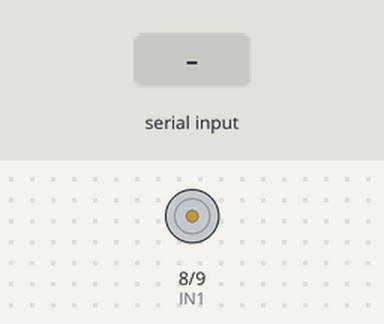
Bench run of a sketch on a simulated Arduino Uno, built with avr-gcc and run on an emulated ATmega328P. Parts: motor-driver pin pairs drawn as motors (green arrow = first pin HIGH = forward, orange = second pin HIGH = backward, longer = more drive, scaled by the enable pin). Inputs (shaded band) come from the test bench.

Above: at 1.2 s.
1.3 s: "90,45\n" received over Serial
2.8 s: "30,150\n" received over Serial
4.3 s: "90\n" received over Serial
5.8 s: "D90\n" received over Serial
7.3 s: "5\n" received over Serial
At 8.3 s:
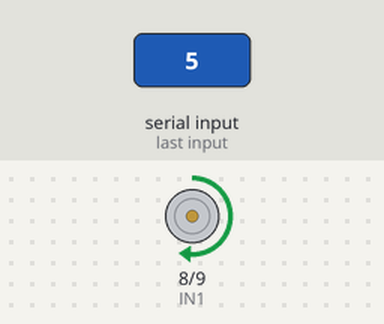
8.8 s: "200\n" received over Serial
At 9.5 s:
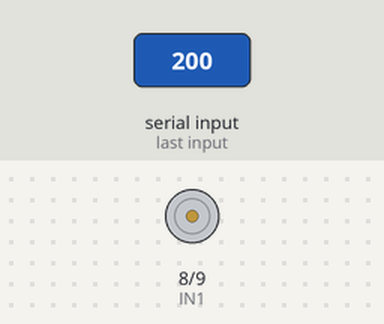
Timing chart, 0 to 11.3 s (numbered marks = the images above; inputs shaded):
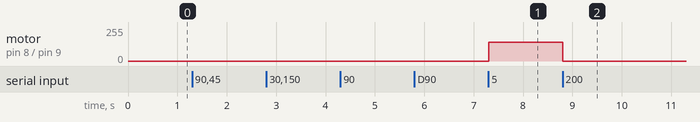

The sketch:

Punto3_L298.ino
```cpp
// Definición de pines
#define IN1 8
#define IN2 9
#define ENA 10

void setup() {
  // Configurar pines como salida
  pinMode(IN1, OUTPUT);
  pinMode(IN2, OUTPUT);
  pinMode(ENA, OUTPUT);

  // Iniciar comunicación serial
  Serial.begin(9600);
}

void loop() {
  if (Serial.available() > 0) {
    // Leer el comando enviado desde Python
    char comando = Serial.read();

    // Controlar el motor según el comando
    switch (comando) {
      case 'D': // Girar en sentido horario
        digitalWrite(IN1, HIGH);
        digitalWrite(IN2, LOW);
        break;
      case 'A': // Girar en sentido antihorario
        digitalWrite(IN1, LOW);
        digitalWrite(IN2, HIGH);
        break;
      case 'S': // Detener el motor
        digitalWrite(IN1, LOW);
        digitalWrite(IN2, LOW);
        break;
      default:
        // Si el comando es un número (0-9), ajustar la velocidad
        if (comando >= '0' && comando <= '9') {
          int velocidad = map(comando - '0', 0, 9, 0, 255); // Mapear a PWM (0-255)
          analogWrite(ENA, velocidad);
        }
        break;
    }
  }
}
```

Measured:
- after the input at 7.3 s, motor on pin 8 (IN1) / pin 9 (IN2): stopped → forward 141/255 at once
- after the input at 8.8 s, motor on pin 8 (IN1) / pin 9 (IN2): forward 141/255 → stopped at once
